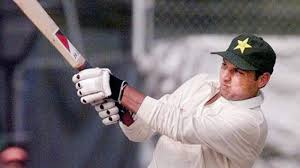
#> input picture 112.jpg, 300 x 168 px
$ python 'Converting an image to black and white 112.py'
#> lines starting #> are read from the running program, lines starting #| are printed output that depends on the picture; after the words box and inside, x2 and y2 are one past the last pixel; in counts of white or black regions, pixels touching at a corner belong together
# -*- coding: utf-8 -*-
"""
Created on Mon Feb 24 21:26:58 2020

@author: Muhammad
"""
import cv2
originalImage = cv2.imread('112.jpg')
#> originalImage is the input picture: shape (168, 300, 3); mean B, G, R 120.3, 115.3, 123.9
grayImage = cv2.cvtColor(originalImage, cv2.COLOR_BGR2GRAY)
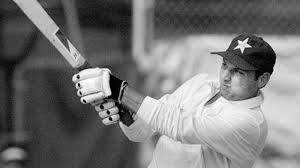
#> grayImage: shape (168, 300); min 0, max 255, mean 118.4
(thresh, blackAndWhiteImage) = cv2.threshold(grayImage, 127, 255, cv2.THRESH_BINARY)
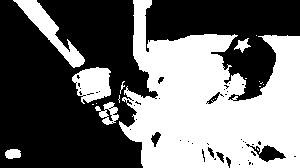
#> blackAndWhiteImage: shape (168, 300); 43.2% white; 19 white regions (12 under 20 px), largest, box (x1, y1, x2, y2) and area: (119, 0, 300, 168) 18968, (13, 0, 85, 68) 1218, (72, 67, 111, 104) 996
cv2.imshow('Black white image', blackAndWhiteImage)
cv2.imshow('Original image',originalImage)
cv2.imshow('Gray image', grayImage)
cv2.waitKey(0)
cv2.destroyAllWindows()

$ run again, with 111.jpg copied over 112.jpg
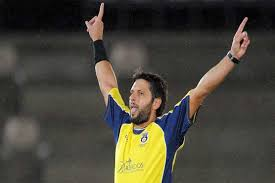
#> input picture 111.jpg, 275 x 183 px
#> originalImage is the input picture: shape (183, 275, 3); mean B, G, R 57.5, 68.7, 71.9
#> `grayImage = cv2.cvtColor(originalImage, cv2.COLOR_BGR2GRAY)`:
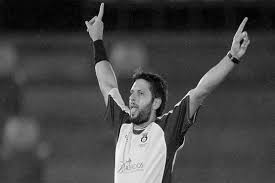
#> grayImage: shape (183, 275); min 0, max 253, mean 68.4
#> `(thresh, blackAndWhiteImage) = cv2.threshold(grayImage, 127, 255, cv2...`:
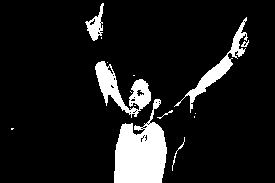
#> blackAndWhiteImage: shape (183, 275); 10.8% white; 15 white regions (8 under 20 px), largest, box (x1, y1, x2, y2) and area: (114, 99, 167, 183) 2846, (95, 61, 151, 118) 1198, (174, 17, 248, 113) 957
